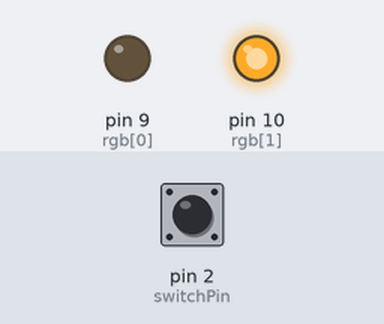
Bench run of a sketch on a simulated Arduino Uno, built with avr-gcc and run on an emulated ATmega328P. Parts: output pins drawn as LEDs (lit = HIGH). The test bench sets the inputs (shaded band); at power-on: pin 2 (switchPin) HIGH.

Above: at 1.2 s.
1.3 s: pin 2 (switchPin) pulled LOW for 0.15 s
At 3.3 s:
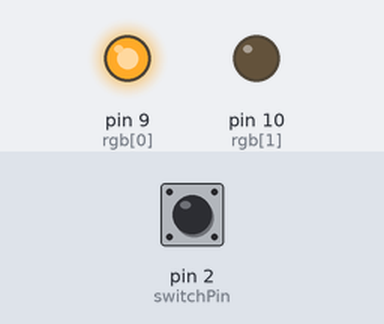
At 8.3 s:
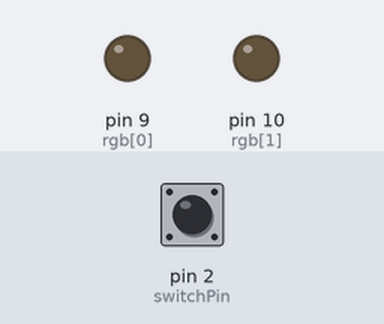
Timing chart, 0 to 10.3 s (numbered marks = the images above; inputs shaded):
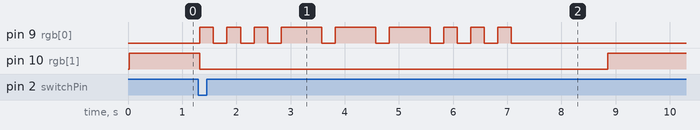

The sketch:

sketch_mar21a.ino
```cpp
const int rgb[] = {9, 10};
const int time = 250;
const int switchPin = 2;
const int RPin = 0;
const int BPin = 1;

void setup() {
  for (int i=0; i<2; i++) pinMode(rgb[i], OUTPUT);
  pinMode(switchPin, INPUT);
  // put your setup code here, to run once:

}
void RShortBlink() {
  digitalWrite(rgb[RPin], HIGH);
  delay (time);
  digitalWrite(rgb[RPin], LOW);
  delay (time);
}

void RLongBlink() {
  digitalWrite(rgb[RPin], HIGH);
  delay (time*3);
  digitalWrite(rgb[RPin], LOW);
  delay (time);
}
void loop() {
  int bounce1 = digitalRead(switchPin);
  delay(25);
  int bounce2 = digitalRead(switchPin);

  while ((bounce1 == bounce2) && (bounce1 == LOW)){  //Checks if the thing is true
    digitalWrite(rgb[BPin], LOW);  //Does the blinking light thing for sos
    RShortBlink();
    RShortBlink();
    RShortBlink();
    RLongBlink();
    RLongBlink();
    RLongBlink();
    RShortBlink();
    RShortBlink();
    RShortBlink();
    delay (time*6);
    if (switchPin == true) {  //Checks if the switch pin is on or off
      for (int i=0; i<3; i++) digitalWrite(rgb[i], HIGH);
      delay(time);
      for (int i=0; i<3; i++) digitalWrite(rgb[i], LOW);
    }
    bounce1 = digitalRead(switchPin);  //Reavaluates if the switch is flipped or not
    delay(25);
    bounce2 = digitalRead(switchPin);
  }
  for (int i=0; i<3; i++) digitalWrite(rgb[i], LOW);  //If switch pin is off, than it wilkl turn the light only blue
  digitalWrite(rgb[BPin], HIGH);

}
```

Measured:
- after the input at 1.3 s, pin 9 (rgb[0]): LOW → HIGH at once, → LOW 0.25 s later, → HIGH 0.25 s later, → LOW 0.25 s later, … (18 changes in this stretch); pin 10 (rgb[1]): HIGH → LOW at once, → HIGH 7.5 s later
